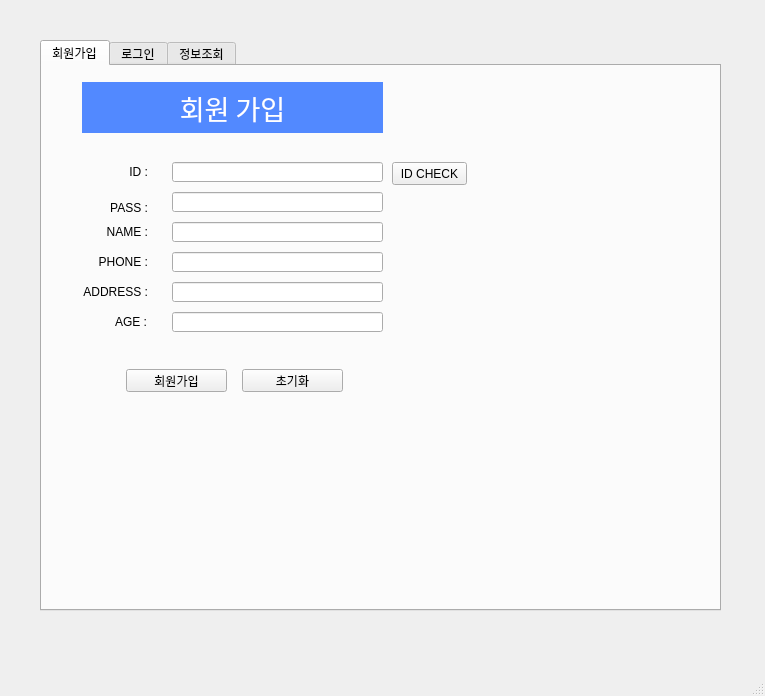
<?xml version="1.0" encoding="UTF-8"?>
<ui version="4.0">
 <class>MainWindow</class>
 <widget class="QMainWindow" name="MainWindow">
  <property name="geometry">
   <rect>
    <x>0</x>
    <y>0</y>
    <width>765</width>
    <height>696</height>
   </rect>
  </property>
  <property name="windowTitle">
   <string>MainWindow</string>
  </property>
  <widget class="QWidget" name="centralwidget">
   <widget class="QTabWidget" name="tabWidget">
    <property name="geometry">
     <rect>
      <x>40</x>
      <y>40</y>
      <width>681</width>
      <height>571</height>
     </rect>
    </property>
    <property name="currentIndex">
     <number>0</number>
    </property>
    <widget class="QWidget" name="tab">
     <attribute name="title">
      <string>회원가입</string>
     </attribute>
     <widget class="QLineEdit" name="memberid_edit">
      <property name="geometry">
       <rect>
        <x>130</x>
        <y>96</y>
        <width>211</width>
        <height>20</height>
       </rect>
      </property>
     </widget>
     <widget class="QLabel" name="label_3">
      <property name="geometry">
       <rect>
        <x>50</x>
        <y>136</y>
        <width>56</width>
        <height>12</height>
       </rect>
      </property>
      <property name="text">
       <string>PASS :</string>
      </property>
      <property name="alignment">
       <set>Qt::AlignRight|Qt::AlignTrailing|Qt::AlignVCenter</set>
      </property>
     </widget>
     <widget class="QPushButton" name="join_btn">
      <property name="geometry">
       <rect>
        <x>84</x>
        <y>303</y>
        <width>101</width>
        <height>23</height>
       </rect>
      </property>
      <property name="text">
       <string>회원가입</string>
      </property>
     </widget>
     <widget class="QPushButton" name="reset_btn">
      <property name="geometry">
       <rect>
        <x>200</x>
        <y>303</y>
        <width>101</width>
        <height>23</height>
       </rect>
      </property>
      <property name="text">
       <string>초기화</string>
      </property>
     </widget>
     <widget class="QLabel" name="label_5">
      <property name="geometry">
       <rect>
        <x>50</x>
        <y>190</y>
        <width>56</width>
        <height>12</height>
       </rect>
      </property>
      <property name="text">
       <string>PHONE :</string>
      </property>
      <property name="alignment">
       <set>Qt::AlignRight|Qt::AlignTrailing|Qt::AlignVCenter</set>
      </property>
     </widget>
     <widget class="QPushButton" name="idcheck_btn">
      <property name="geometry">
       <rect>
        <x>350</x>
        <y>96</y>
        <width>75</width>
        <height>23</height>
       </rect>
      </property>
      <property name="text">
       <string>ID CHECK</string>
      </property>
     </widget>
     <widget class="QLineEdit" name="address_edit">
      <property name="geometry">
       <rect>
        <x>130</x>
        <y>216</y>
        <width>211</width>
        <height>20</height>
       </rect>
      </property>
     </widget>
     <widget class="QLineEdit" name="memberpw_edit">
      <property name="geometry">
       <rect>
        <x>130</x>
        <y>126</y>
        <width>211</width>
        <height>20</height>
       </rect>
      </property>
      <property name="echoMode">
       <enum>QLineEdit::Password</enum>
      </property>
     </widget>
     <widget class="QLabel" name="label_7">
      <property name="geometry">
       <rect>
        <x>24</x>
        <y>246</y>
        <width>81</width>
        <height>20</height>
       </rect>
      </property>
      <property name="text">
       <string>AGE :</string>
      </property>
      <property name="alignment">
       <set>Qt::AlignRight|Qt::AlignTrailing|Qt::AlignVCenter</set>
      </property>
     </widget>
     <widget class="QLabel" name="label">
      <property name="geometry">
       <rect>
        <x>40</x>
        <y>16</y>
        <width>301</width>
        <height>51</height>
       </rect>
      </property>
      <property name="font">
       <font>
        <family>휴먼엑스포</family>
        <pointsize>20</pointsize>
       </font>
      </property>
      <property name="styleSheet">
       <string notr="true">background-color:rgb(82, 137, 255);
color: rgb(255, 255, 255);</string>
      </property>
      <property name="text">
       <string>회원 가입</string>
      </property>
      <property name="alignment">
       <set>Qt::AlignCenter</set>
      </property>
     </widget>
     <widget class="QLabel" name="label_6">
      <property name="geometry">
       <rect>
        <x>25</x>
        <y>216</y>
        <width>81</width>
        <height>20</height>
       </rect>
      </property>
      <property name="text">
       <string>ADDRESS :</string>
      </property>
      <property name="alignment">
       <set>Qt::AlignRight|Qt::AlignTrailing|Qt::AlignVCenter</set>
      </property>
     </widget>
     <widget class="QLineEdit" name="age_edit">
      <property name="geometry">
       <rect>
        <x>130</x>
        <y>246</y>
        <width>211</width>
        <height>20</height>
       </rect>
      </property>
     </widget>
     <widget class="QLineEdit" name="phone_edit">
      <property name="geometry">
       <rect>
        <x>130</x>
        <y>186</y>
        <width>211</width>
        <height>20</height>
       </rect>
      </property>
     </widget>
     <widget class="QLabel" name="label_2">
      <property name="geometry">
       <rect>
        <x>50</x>
        <y>100</y>
        <width>56</width>
        <height>12</height>
       </rect>
      </property>
      <property name="text">
       <string>ID :</string>
      </property>
      <property name="alignment">
       <set>Qt::AlignRight|Qt::AlignTrailing|Qt::AlignVCenter</set>
      </property>
     </widget>
     <widget class="QLineEdit" name="name_edit">
      <property name="geometry">
       <rect>
        <x>130</x>
        <y>156</y>
        <width>211</width>
        <height>20</height>
       </rect>
      </property>
     </widget>
     <widget class="QLabel" name="label_4">
      <property name="geometry">
       <rect>
        <x>50</x>
        <y>160</y>
        <width>56</width>
        <height>12</height>
       </rect>
      </property>
      <property name="text">
       <string>NAME :</string>
      </property>
      <property name="alignment">
       <set>Qt::AlignRight|Qt::AlignTrailing|Qt::AlignVCenter</set>
      </property>
     </widget>
    </widget>
    <widget class="QWidget" name="tab_2">
     <attribute name="title">
      <string>로그인</string>
     </attribute>
     <widget class="QLabel" name="label_8">
      <property name="geometry">
       <rect>
        <x>70</x>
        <y>20</y>
        <width>301</width>
        <height>51</height>
       </rect>
      </property>
      <property name="font">
       <font>
        <family>휴먼엑스포</family>
        <pointsize>20</pointsize>
       </font>
      </property>
      <property name="styleSheet">
       <string notr="true">background-color:rgb(82, 137, 255);
color: rgb(255, 255, 255);</string>
      </property>
      <property name="text">
       <string>회원 로그인</string>
      </property>
      <property name="alignment">
       <set>Qt::AlignCenter</set>
      </property>
     </widget>
     <widget class="QLabel" name="label_9">
      <property name="geometry">
       <rect>
        <x>100</x>
        <y>110</y>
        <width>56</width>
        <height>12</height>
       </rect>
      </property>
      <property name="font">
       <font>
        <family>맑은 고딕</family>
       </font>
      </property>
      <property name="text">
       <string>아이디 :</string>
      </property>
     </widget>
     <widget class="QLineEdit" name="loginid_edit">
      <property name="geometry">
       <rect>
        <x>164</x>
        <y>104</y>
        <width>201</width>
        <height>20</height>
       </rect>
      </property>
     </widget>
     <widget class="QLabel" name="label_10">
      <property name="geometry">
       <rect>
        <x>87</x>
        <y>140</y>
        <width>56</width>
        <height>12</height>
       </rect>
      </property>
      <property name="font">
       <font>
        <family>맑은 고딕</family>
       </font>
      </property>
      <property name="text">
       <string>비밀번호 :</string>
      </property>
     </widget>
     <widget class="QLineEdit" name="loginpw_edit">
      <property name="geometry">
       <rect>
        <x>165</x>
        <y>136</y>
        <width>201</width>
        <height>20</height>
       </rect>
      </property>
      <property name="echoMode">
       <enum>QLineEdit::Password</enum>
      </property>
     </widget>
     <widget class="QPushButton" name="login_btn">
      <property name="geometry">
       <rect>
        <x>140</x>
        <y>190</y>
        <width>75</width>
        <height>23</height>
       </rect>
      </property>
      <property name="text">
       <string>로그인</string>
      </property>
     </widget>
     <widget class="QPushButton" name="reset_btn_2">
      <property name="geometry">
       <rect>
        <x>230</x>
        <y>190</y>
        <width>75</width>
        <height>23</height>
       </rect>
      </property>
      <property name="text">
       <string>초기화</string>
      </property>
     </widget>
     <widget class="QLabel" name="logintext_label">
      <property name="geometry">
       <rect>
        <x>46</x>
        <y>279</y>
        <width>361</width>
        <height>31</height>
       </rect>
      </property>
      <property name="styleSheet">
       <string notr="true">background-color:rgb(226, 255, 245)</string>
      </property>
      <property name="text">
       <string>-</string>
      </property>
      <property name="alignment">
       <set>Qt::AlignCenter</set>
      </property>
     </widget>
    </widget>
    <widget class="QWidget" name="tab_3">
     <attribute name="title">
      <string>정보조회</string>
     </attribute>
     <widget class="QPushButton" name="search_btn">
      <property name="geometry">
       <rect>
        <x>330</x>
        <y>69</y>
        <width>75</width>
        <height>23</height>
       </rect>
      </property>
      <property name="text">
       <string>조회</string>
      </property>
     </widget>
     <widget class="QLabel" name="label_11">
      <property name="geometry">
       <rect>
        <x>50</x>
        <y>270</y>
        <width>61</width>
        <height>21</height>
       </rect>
      </property>
      <property name="font">
       <font>
        <family>맑은 고딕</family>
       </font>
      </property>
      <property name="text">
       <string>회원나이 :</string>
      </property>
     </widget>
     <widget class="QPushButton" name="modify_btn">
      <property name="geometry">
       <rect>
        <x>200</x>
        <y>310</y>
        <width>111</width>
        <height>23</height>
       </rect>
      </property>
      <property name="text">
       <string>회원정보수정</string>
      </property>
     </widget>
     <widget class="QLineEdit" name="phone_edit_2">
      <property name="geometry">
       <rect>
        <x>130</x>
        <y>190</y>
        <width>181</width>
        <height>20</height>
       </rect>
      </property>
     </widget>
     <widget class="QLineEdit" name="memberpw_edit_2">
      <property name="geometry">
       <rect>
        <x>130</x>
        <y>110</y>
        <width>181</width>
        <height>20</height>
       </rect>
      </property>
      <property name="echoMode">
       <enum>QLineEdit::Password</enum>
      </property>
     </widget>
     <widget class="QLabel" name="label_12">
      <property name="geometry">
       <rect>
        <x>51</x>
        <y>150</y>
        <width>61</width>
        <height>21</height>
       </rect>
      </property>
      <property name="font">
       <font>
        <family>맑은 고딕</family>
       </font>
      </property>
      <property name="text">
       <string>회원이름 :</string>
      </property>
     </widget>
     <widget class="QLabel" name="label_13">
      <property name="geometry">
       <rect>
        <x>50</x>
        <y>190</y>
        <width>61</width>
        <height>21</height>
       </rect>
      </property>
      <property name="font">
       <font>
        <family>맑은 고딕</family>
       </font>
      </property>
      <property name="text">
       <string>전화번호 :</string>
      </property>
     </widget>
     <widget class="QLineEdit" name="age_edit_2">
      <property name="geometry">
       <rect>
        <x>130</x>
        <y>270</y>
        <width>181</width>
        <height>20</height>
       </rect>
      </property>
     </widget>
     <widget class="QPushButton" name="reset_btn_3">
      <property name="geometry">
       <rect>
        <x>330</x>
        <y>310</y>
        <width>75</width>
        <height>23</height>
       </rect>
      </property>
      <property name="text">
       <string>초기화</string>
      </property>
     </widget>
     <widget class="QLineEdit" name="address_edit_2">
      <property name="geometry">
       <rect>
        <x>130</x>
        <y>230</y>
        <width>181</width>
        <height>20</height>
       </rect>
      </property>
     </widget>
     <widget class="QLabel" name="label_14">
      <property name="geometry">
       <rect>
        <x>50</x>
        <y>230</y>
        <width>61</width>
        <height>21</height>
       </rect>
      </property>
      <property name="font">
       <font>
        <family>맑은 고딕</family>
       </font>
      </property>
      <property name="text">
       <string>회원주소 :</string>
      </property>
     </widget>
     <widget class="QLineEdit" name="memberid_edit_2">
      <property name="geometry">
       <rect>
        <x>130</x>
        <y>70</y>
        <width>181</width>
        <height>20</height>
       </rect>
      </property>
     </widget>
     <widget class="QLabel" name="label_16">
      <property name="geometry">
       <rect>
        <x>40</x>
        <y>70</y>
        <width>81</width>
        <height>21</height>
       </rect>
      </property>
      <property name="font">
       <font>
        <family>맑은 고딕</family>
       </font>
      </property>
      <property name="text">
       <string>회원아이디 :</string>
      </property>
     </widget>
     <widget class="QLabel" name="label_17">
      <property name="geometry">
       <rect>
        <x>52</x>
        <y>110</y>
        <width>61</width>
        <height>21</height>
       </rect>
      </property>
      <property name="font">
       <font>
        <family>맑은 고딕</family>
       </font>
      </property>
      <property name="text">
       <string>비밀번호 :</string>
      </property>
     </widget>
     <widget class="QLineEdit" name="name_edit_2">
      <property name="geometry">
       <rect>
        <x>130</x>
        <y>150</y>
        <width>181</width>
        <height>20</height>
       </rect>
      </property>
     </widget>
     <widget class="QLabel" name="label_15">
      <property name="geometry">
       <rect>
        <x>70</x>
        <y>10</y>
        <width>301</width>
        <height>51</height>
       </rect>
      </property>
      <property name="font">
       <font>
        <family>휴먼엑스포</family>
        <pointsize>20</pointsize>
       </font>
      </property>
      <property name="styleSheet">
       <string notr="true">background-color:rgb(82, 137, 255);
color: rgb(255, 255, 255);</string>
      </property>
      <property name="text">
       <string>회원 정보 조회</string>
      </property>
      <property name="alignment">
       <set>Qt::AlignCenter</set>
      </property>
     </widget>
    </widget>
   </widget>
  </widget>
  <widget class="QMenuBar" name="menubar">
   <property name="geometry">
    <rect>
     <x>0</x>
     <y>0</y>
     <width>765</width>
     <height>22</height>
    </rect>
   </property>
  </widget>
  <widget class="QStatusBar" name="statusbar"/>
 </widget>
 <tabstops>
  <tabstop>memberid_edit</tabstop>
  <tabstop>memberpw_edit</tabstop>
  <tabstop>name_edit</tabstop>
  <tabstop>phone_edit</tabstop>
  <tabstop>address_edit</tabstop>
  <tabstop>age_edit</tabstop>
  <tabstop>join_btn</tabstop>
  <tabstop>reset_btn</tabstop>
  <tabstop>tabWidget</tabstop>
  <tabstop>loginid_edit</tabstop>
  <tabstop>loginpw_edit</tabstop>
  <tabstop>login_btn</tabstop>
  <tabstop>reset_btn_2</tabstop>
  <tabstop>search_btn</tabstop>
  <tabstop>modify_btn</tabstop>
  <tabstop>phone_edit_2</tabstop>
  <tabstop>memberpw_edit_2</tabstop>
  <tabstop>age_edit_2</tabstop>
  <tabstop>reset_btn_3</tabstop>
  <tabstop>address_edit_2</tabstop>
  <tabstop>memberid_edit_2</tabstop>
  <tabstop>name_edit_2</tabstop>
  <tabstop>idcheck_btn</tabstop>
 </tabstops>
 <resources/>
 <connections/>
</ui>
